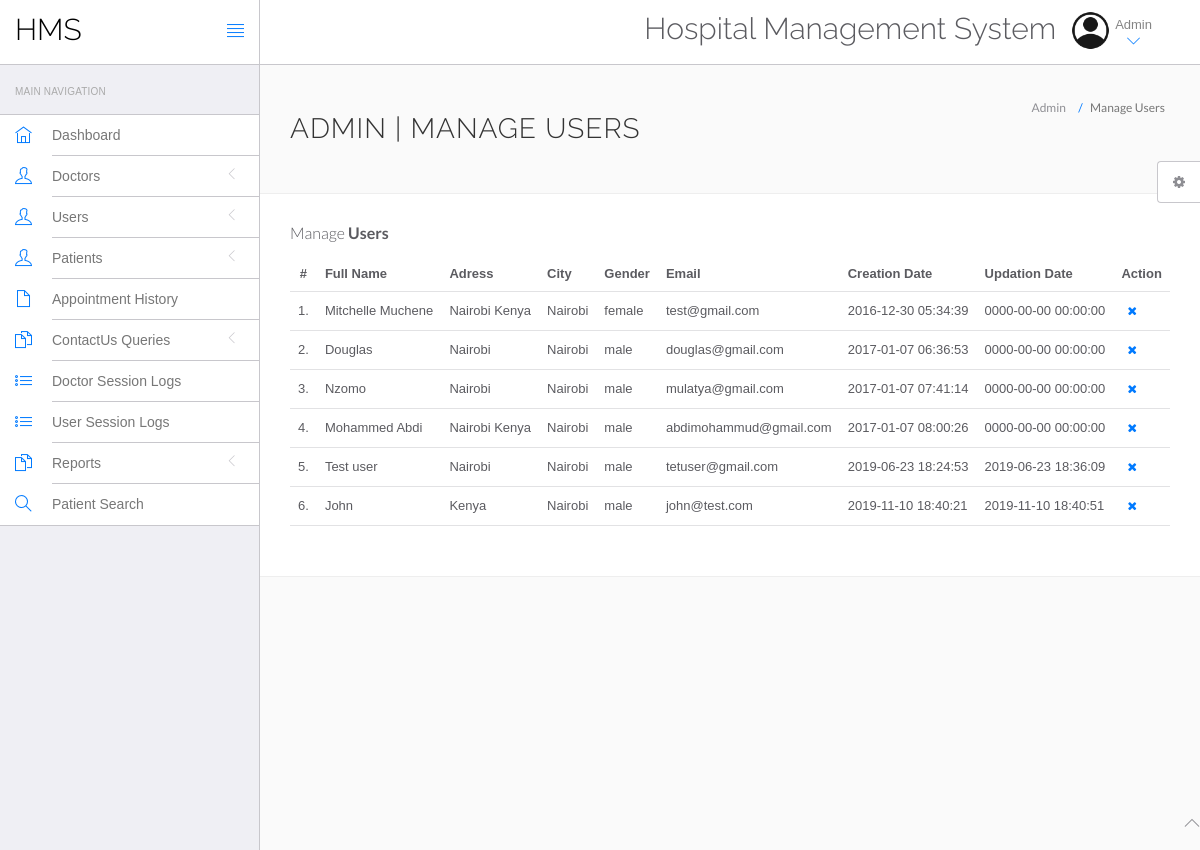
/clinic/hms/admin/manage-users.php (signed in), run on the app's committed database.
### tables this page shows
CREATE TABLE `users` (
  `id` int(11) NOT NULL,
  `fullName` varchar(255) DEFAULT NULL,
  `address` longtext DEFAULT NULL,
  `city` varchar(255) DEFAULT NULL,
  `gender` varchar(255) DEFAULT NULL,
  `email` varchar(255) DEFAULT NULL,
  `password` varchar(255) DEFAULT NULL,
  `regDate` timestamp NULL DEFAULT current_timestamp(),
  `updationDate` timestamp NULL DEFAULT NULL ON UPDATE current_timestamp()
);

### clinic/hms/admin/manage-users.php (the view, shortened to what this page needs)
<?php
include('include/config.php');
?>
<!DOCTYPE html>
<html lang="en">
	<head>
		<link rel="stylesheet" href="vendor/bootstrap/css/bootstrap.min.css">
		<link rel="stylesheet" href="vendor/fontawesome/css/font-awesome.min.css">
		<link rel="stylesheet" href="vendor/themify-icons/themify-icons.min.css">
		<link href="vendor/animate.css/animate.min.css" rel="stylesheet" media="screen">
		<link href="vendor/perfect-scrollbar/perfect-scrollbar.min.css" rel="stylesheet" media="screen">
		<link href="vendor/switchery/switchery.min.css" rel="stylesheet" media="screen">
		<link href="vendor/bootstrap-touchspin/jquery.bootstrap-touchspin.min.css" rel="stylesheet" media="screen">
		<link href="vendor/select2/select2.min.css" rel="stylesheet" media="screen">
		<link href="vendor/bootstrap-datepicker/bootstrap-datepicker3.standalone.min.css" rel="stylesheet" media="screen">
		<link href="vendor/bootstrap-timepicker/bootstrap-timepicker.min.css" rel="stylesheet" media="screen">
		<link rel="stylesheet" href="assets/css/styles.css">
		<link rel="stylesheet" href="assets/css/plugins.css">
		<link rel="stylesheet" href="assets/css/themes/theme-1.css" id="skin_color" />
	</head>
	<body>
		<div id="app">
<?php include('include/sidebar.php');?>
			<div class="app-content">
						<?php include('include/header.php');?>
				<div class="main-content" >
					<div class="wrap-content container" id="container">
						<section id="page-title">
							<div class="row">
								<div class="col-sm-8">
									<h1 class="mainTitle">Admin | Manage Users</h1>
																	</div>
								<ol class="breadcrumb">
									<li>
										<span>Admin</span>
									</li>
									<li class="active">
										<span>Manage Users</span>
									</li>
								</ol>
							</div>
						</section>
						<div class="container-fluid container-fullw bg-white">
									<div class="row">
								<div class="col-md-12">
									<h5 class="over-title margin-bottom-15">Manage <span class="text-bold">Users</span></h5>
									<table class="table table-hover" id="sample-table-1">
										<thead>
											<tr>
												<th class="center">#</th>
												<th>Full Name</th>
												<th class="hidden-xs">Adress</th>
												<th>City</th>
												<th>Gender </th>
												<th>Email </th>
												<th>Creation Date </th>
												<th>Updation Date </th>
												<th>Action</th>
											</tr>
										</thead>
										<tbody>
<?php
$sql=mysqli_query($con,"select * from users");
$cnt=1;
while($row=mysqli_fetch_array($sql))
{
?>
											<tr>
												<td class="center"><?php echo $cnt;?>.</td>
												<td class="hidden-xs"><?php echo $row['fullName'];?></td>
												<td><?php echo $row['address'];?></td>
												<td><?php echo $row['city'];?>
												</td>
												<td><?php echo $row['gender'];?></td>
												<td><?php echo $row['email'];?></td>
												<td><?php echo $row['regDate'];?></td>
												<td><?php echo $row['updationDate'];?>
												</td>
												<td >
												<div class="visible-md visible-lg hidden-sm hidden-xs">
	<a href="manage-users.php?id=<?php echo $row['id']?>&del=delete" onClick="return confirm('Are you sure you want to delete?')"class="btn btn-transparent btn-xs tooltips" tooltip-placement="top" tooltip="Remove"><i class="fa fa-times fa fa-white"></i></a>
												</div>
												</td>
											</tr>
											<?php
$cnt=$cnt+1;
											 }?>
										</tbody>
									</table>
								</div>
							</div>
								</div>
							</div>
						</div>
					</div>
				</div>
	<?php include('include/footer.php');?>
	<?php include('include/setting.php');?>
	</body>
</html>

### clinic/hms/admin/assets/css/themes/theme-1.css (style rules this page uses)
body { background: #FAFAFA; }

### data on the page
users: fullName "Mitchelle Muchene", address "Nairobi Kenya", city "Nairobi", gender "female", email "test@gmail.com", regDate "2016-12-30 05:34:39", updationDate "0000-00-00 00:00:00"
users: fullName "Douglas", address "Nairobi", city "Nairobi", gender "male", email "douglas@gmail.com", regDate "2017-01-07 06:36:53", updationDate "0000-00-00 00:00:00"
users: fullName "Nzomo", address "Nairobi", city "Nairobi", gender "male", email "mulatya@gmail.com", regDate "2017-01-07 07:41:14", updationDate "0000-00-00 00:00:00"
users: fullName "Mohammed Abdi", address "Nairobi Kenya", city "Nairobi", gender "male", email "abdimohammud@gmail.com", regDate "2017-01-07 08:00:26", updationDate "0000-00-00 00:00:00"
users: fullName "Test user", address "Nairobi", city "Nairobi", gender "male", email "tetuser@gmail.com", regDate "2019-06-23 18:24:53", updationDate "2019-06-23 18:36:09"
users: fullName "John", address "Kenya", city "Nairobi", gender "male", email "john@test.com", regDate "2019-11-10 18:40:21", updationDate "2019-11-10 18:40:51"
